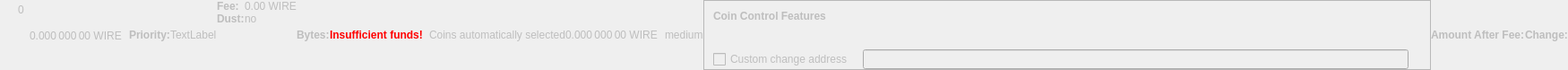
    <widget class="QWidget" name="dummyHideWidget" native="true">
     <property name="enabled">
      <bool>false</bool>
     </property>
     <property name="maximumSize">
      <size>
       <width>100</width>
       <height>22</height>
      </size>
     </property>
     <layout class="QHBoxLayout" name="dummyHideLayout">
      <property name="spacing">
       <number>0</number>
      </property>
      <property name="leftMargin">
       <number>0</number>
      </property>
      <property name="topMargin">
       <number>0</number>
      </property>
      <property name="rightMargin">
       <number>0</number>
      </property>
      <property name="bottomMargin">
       <number>0</number>
      </property>
      <item>
       <layout class="QFormLayout" name="formLayoutCoinControl1">
        <property name="horizontalSpacing">
         <number>10</number>
        </property>
        <property name="verticalSpacing">
         <number>14</number>
        </property>
        <property name="leftMargin">
         <number>10</number>
        </property>
        <property name="topMargin">
         <number>4</number>
        </property>
        <property name="rightMargin">
         <number>6</number>
        </property>
        <item row="0" column="1">
         <widget class="QLabel" name="labelCoinControlBytes">
          <property name="cursor">
           <cursorShape>IBeamCursor</cursorShape>
          </property>
          <property name="contextMenuPolicy">
           <enum>Qt::ActionsContextMenu</enum>
          </property>
          <property name="text">
           <string notr="true">0</string>
          </property>
          <property name="textInteractionFlags">
           <set>Qt::LinksAccessibleByMouse|Qt::TextSelectableByKeyboard|Qt::TextSelectableByMouse</set>
          </property>
         </widget>
        </item>
       </layout>
      </item>
      <item>
       <widget class="QLabel" name="labelCoinControlAfterFee">
        <property name="enabled">
         <bool>false</bool>
        </property>
        <property name="sizePolicy">
         <sizepolicy hsizetype="Fixed" vsizetype="Fixed">
          <horstretch>0</horstretch>
          <verstretch>0</verstretch>
         </sizepolicy>
        </property>
        <property name="minimumSize">
         <size>
          <width>111</width>
          <height>12</height>
         </size>
        </property>
        <property name="maximumSize">
         <size>
          <width>111</width>
          <height>12</height>
         </size>
        </property>
        <property name="cursor">
         <cursorShape>IBeamCursor</cursorShape>
        </property>
        <property name="contextMenuPolicy">
         <enum>Qt::ActionsContextMenu</enum>
        </property>
        <property name="text">
         <string notr="true">0.000 000 00 WIRE</string>
        </property>
        <property name="textInteractionFlags">
         <set>Qt::LinksAccessibleByMouse|Qt::TextSelectableByKeyboard|Qt::TextSelectableByMouse</set>
        </property>
       </widget>
      </item>
      <item>
       <widget class="QLabel" name="labelCoinControlPriorityText">
        <property name="enabled">
         <bool>false</bool>
        </property>
        <property name="font">
         <font>
          <weight>75</weight>
          <bold>true</bold>
         </font>
        </property>
        <property name="text">
         <string>Priority:</string>
        </property>
       </widget>
      </item>
      <item>
       <layout class="QHBoxLayout" name="horizontalLayout">
        <item>
         <widget class="QLabel" name="WarningLabel">
          <property name="text">
           <string>TextLabel</string>
          </property>
         </widget>
        </item>
       </layout>
      </item>
      <item>
       <layout class="QFormLayout" name="formLayoutCoinControl3">
        <property name="horizontalSpacing">
         <number>0</number>
        </property>
        <property name="verticalSpacing">
         <number>0</number>
        </property>
        <property name="leftMargin">
         <number>0</number>
        </property>
        <property name="topMargin">
         <number>0</number>
        </property>
        <property name="rightMargin">
         <number>0</number>
        </property>
        <item row="0" column="0">
         <widget class="QLabel" name="labelCoinControlFeeText">
          <property name="enabled">
           <bool>false</bool>
          </property>
          <property name="font">
           <font>
            <weight>75</weight>
            <bold>true</bold>
           </font>
          </property>
          <property name="text">
           <string>Fee:</string>
          </property>
          <property name="margin">
           <number>0</number>
          </property>
         </widget>
        </item>
        <item row="0" column="1">
         <widget class="QLabel" name="labelCoinControlFee">
          <property name="enabled">
           <bool>false</bool>
          </property>
          <property name="cursor">
           <cursorShape>IBeamCursor</cursorShape>
          </property>
          <property name="contextMenuPolicy">
           <enum>Qt::ActionsContextMenu</enum>
          </property>
          <property name="text">
           <string notr="true">0.00 WIRE</string>
          </property>
          <property name="textInteractionFlags">
           <set>Qt::LinksAccessibleByMouse|Qt::TextSelectableByKeyboard|Qt::TextSelectableByMouse</set>
          </property>
         </widget>
        </item>
        <item row="1" column="0">
         <widget class="QLabel" name="labelCoinControlLowOutputText">
          <property name="enabled">
           <bool>false</bool>
          </property>
          <property name="font">
           <font>
            <weight>75</weight>
            <bold>true</bold>
           </font>
          </property>
          <property name="text">
           <string>Dust:</string>
          </property>
         </widget>
        </item>
        <item row="1" column="1">
         <widget class="QLabel" name="labelCoinControlLowOutput">
          <property name="enabled">
           <bool>false</bool>
          </property>
          <property name="cursor">
           <cursorShape>IBeamCursor</cursorShape>
          </property>
          <property name="contextMenuPolicy">
           <enum>Qt::ActionsContextMenu</enum>
          </property>
          <property name="text">
           <string>no</string>
          </property>
          <property name="textInteractionFlags">
           <set>Qt::LinksAccessibleByMouse|Qt::TextSelectableByKeyboard|Qt::TextSelectableByMouse</set>
          </property>
         </widget>
        </item>
       </layout>
      </item>
      <item>
       <widget class="QLabel" name="labelCoinControlBytesText">
        <property name="enabled">
         <bool>false</bool>
        </property>
        <property name="font">
         <font>
          <weight>75</weight>
          <bold>true</bold>
         </font>
        </property>
        <property name="text">
         <string>Bytes:</string>
        </property>
       </widget>
      </item>
      <item>
       <layout class="QFormLayout" name="formLayoutCoinControl2">
        <property name="horizontalSpacing">
         <number>0</number>
        </property>
        <property name="verticalSpacing">
         <number>0</number>
        </property>
        <property name="leftMargin">
         <number>0</number>
        </property>
        <property name="topMargin">
         <number>0</number>
        </property>
        <property name="rightMargin">
         <number>0</number>
        </property>
       </layout>
      </item>
      <item>
       <layout class="QHBoxLayout" name="horizontalLayoutCoinControl2">
        <property name="spacing">
         <number>0</number>
        </property>
        <property name="bottomMargin">
         <number>0</number>
        </property>
       </layout>
      </item>
      <item>
       <widget class="QLabel" name="labelCoinControlInsuffFunds">
        <property name="enabled">
         <bool>false</bool>
        </property>
        <property name="minimumSize">
         <size>
          <width>0</width>
          <height>0</height>
         </size>
        </property>
        <property name="font">
         <font>
          <weight>75</weight>
          <bold>true</bold>
         </font>
        </property>
        <property name="styleSheet">
         <string notr="true">color:red;font-weight:bold;</string>
        </property>
        <property name="text">
         <string>Insufficient funds!</string>
        </property>
        <property name="margin">
         <number>5</number>
        </property>
       </widget>
      </item>
      <item>
       <layout class="QFormLayout" name="formLayoutCoinControl4">
        <property name="horizontalSpacing">
         <number>0</number>
        </property>
        <property name="verticalSpacing">
         <number>0</number>
        </property>
        <property name="leftMargin">
         <number>0</number>
        </property>
        <property name="topMargin">
         <number>0</number>
        </property>
        <property name="rightMargin">
         <number>0</number>
        </property>
       </layout>
      </item>
      <item>
       <widget class="QLabel" name="labelCoinControlChangeLabel">
        <property name="enabled">
         <bool>false</bool>
        </property>
        <property name="sizePolicy">
         <sizepolicy hsizetype="Preferred" vsizetype="Expanding">
          <horstretch>0</horstretch>
          <verstretch>0</verstretch>
         </sizepolicy>
        </property>
        <property name="minimumSize">
         <size>
          <width>0</width>
          <height>0</height>
         </size>
        </property>
        <property name="text">
         <string/>
        </property>
        <property name="margin">
         <number>3</number>
        </property>
       </widget>
      </item>
      <item>
       <widget class="QLabel" name="labelCoinControlAutomaticallySelected">
        <property name="enabled">
         <bool>false</bool>
        </property>
        <property name="sizePolicy">
         <sizepolicy hsizetype="Fixed" vsizetype="Fixed">
          <horstretch>0</horstretch>
          <verstretch>0</verstretch>
         </sizepolicy>
        </property>
        <property name="minimumSize">
         <size>
          <width>0</width>
          <height>0</height>
         </size>
        </property>
        <property name="maximumSize">
         <size>
          <width>240</width>
          <height>16777215</height>
         </size>
        </property>
        <property name="text">
         <string>Coins automatically selected</string>
        </property>
        <property name="margin">
         <number>5</number>
        </property>
       </widget>
      </item>
      <item>
       <widget class="QLabel" name="labelCoinControlChange">
        <property name="enabled">
         <bool>false</bool>
        </property>
        <property name="sizePolicy">
         <sizepolicy hsizetype="Fixed" vsizetype="Fixed">
          <horstretch>0</horstretch>
          <verstretch>0</verstretch>
         </sizepolicy>
        </property>
        <property name="minimumSize">
         <size>
          <width>111</width>
          <height>0</height>
         </size>
        </property>
        <property name="maximumSize">
         <size>
          <width>111</width>
          <height>16777215</height>
         </size>
        </property>
        <property name="cursor">
         <cursorShape>IBeamCursor</cursorShape>
        </property>
        <property name="contextMenuPolicy">
         <enum>Qt::ActionsContextMenu</enum>
        </property>
        <property name="text">
         <string notr="true">0.000 000 00 WIRE</string>
        </property>
        <property name="textInteractionFlags">
         <set>Qt::LinksAccessibleByMouse|Qt::TextSelectableByKeyboard|Qt::TextSelectableByMouse</set>
        </property>
       </widget>
      </item>
      <item>
       <widget class="QLabel" name="labelCoinControlPriority">
        <property name="enabled">
         <bool>false</bool>
        </property>
        <property name="cursor">
         <cursorShape>IBeamCursor</cursorShape>
        </property>
        <property name="contextMenuPolicy">
         <enum>Qt::ActionsContextMenu</enum>
        </property>
        <property name="text">
         <string>medium</string>
        </property>
        <property name="textInteractionFlags">
         <set>Qt::LinksAccessibleByMouse|Qt::TextSelectableByKeyboard|Qt::TextSelectableByMouse</set>
        </property>
       </widget>
      </item>
      <item>
       <widget class="QFrame" name="frameCoinControl">
        <property name="sizePolicy">
         <sizepolicy hsizetype="Expanding" vsizetype="Expanding">
          <horstretch>0</horstretch>
          <verstretch>0</verstretch>
         </sizepolicy>
        </property>
        <property name="maximumSize">
         <size>
          <width>16777215</width>
          <height>16777215</height>
         </size>
        </property>
        <property name="frameShape">
         <enum>QFrame::StyledPanel</enum>
        </property>
        <property name="frameShadow">
         <enum>QFrame::Sunken</enum>
        </property>
        <layout class="QVBoxLayout" name="verticalLayoutCoinControl2_2">
         <property name="spacing">
          <number>0</number>
         </property>
         <property name="leftMargin">
          <number>0</number>
         </property>
         <property name="topMargin">
          <number>0</number>
         </property>
         <property name="rightMargin">
          <number>0</number>
         </property>
         <property name="bottomMargin">
          <number>0</number>
         </property>
         <item>
          <layout class="QVBoxLayout" name="verticalLayoutCoinControl" stretch="0,0,0,1">
           <property name="spacing">
            <number>0</number>
           </property>
           <property name="leftMargin">
            <number>10</number>
           </property>
           <property name="topMargin">
            <number>10</number>
           </property>
           <item>
            <layout class="QHBoxLayout" name="horizontalLayoutCoinControl1">
             <property name="bottomMargin">
              <number>15</number>
             </property>
             <item>
              <widget class="QLabel" name="labelCoinControlFeatures">
               <property name="enabled">
                <bool>false</bool>
               </property>
               <property name="sizePolicy">
                <sizepolicy hsizetype="Preferred" vsizetype="Maximum">
                 <horstretch>0</horstretch>
                 <verstretch>0</verstretch>
                </sizepolicy>
               </property>
               <property name="font">
                <font>
                 <weight>75</weight>
                 <bold>true</bold>
                </font>
               </property>
               <property name="styleSheet">
                <string notr="true">font-weight:bold;</string>
               </property>
               <property name="text">
                <string>Coin Control Features</string>
               </property>
              </widget>
             </item>
            </layout>
           </item>
           <item>
            <widget class="QWidget" name="widgetCoinControl" native="true">
             <property name="sizePolicy">
              <sizepolicy hsizetype="Preferred" vsizetype="Preferred">
               <horstretch>0</horstretch>
               <verstretch>0</verstretch>
              </sizepolicy>
             </property>
             <property name="minimumSize">
              <size>
               <width>0</width>
               <height>0</height>
              </size>
             </property>
             <property name="styleSheet">
              <string notr="true"/>
             </property>
             <layout class="QHBoxLayout" name="horizontalLayoutCoinControl5_2">
              <property name="leftMargin">
               <number>0</number>
              </property>
              <property name="topMargin">
               <number>0</number>
              </property>
              <property name="rightMargin">
               <number>0</number>
              </property>
              <property name="bottomMargin">
               <number>0</number>
              </property>
              <item>
               <layout class="QHBoxLayout" name="horizontalLayoutCoinControl3">
                <property name="spacing">
                 <number>20</number>
                </property>
                <property name="topMargin">
                 <number>0</number>
                </property>
                <property name="bottomMargin">
                 <number>10</number>
                </property>
               </layout>
              </item>
             </layout>
            </widget>
           </item>
           <item>
            <layout class="QHBoxLayout" name="horizontalLayoutCoinControl4" stretch="0,0,0">
             <property name="spacing">
              <number>12</number>
             </property>
             <property name="sizeConstraint">
              <enum>QLayout::SetDefaultConstraint</enum>
             </property>
             <property name="topMargin">
              <number>5</number>
             </property>
             <property name="rightMargin">
              <number>5</number>
             </property>
             <item>
              <widget class="QCheckBox" name="checkBoxCoinControlChange">
               <property name="enabled">
                <bool>false</bool>
               </property>
               <property name="toolTip">
                <string>If this is activated, but the change address is empty or invalid, change will be sent to a newly generated address.</string>
               </property>
               <property name="text">
                <string>Custom change address</string>
               </property>
              </widget>
             </item>
             <item>
              <widget class="QValidatedLineEdit" name="lineEditCoinControlChange">
               <property name="enabled">
                <bool>false</bool>
               </property>
               <property name="sizePolicy">
                <sizepolicy hsizetype="Expanding" vsizetype="Fixed">
                 <horstretch>0</horstretch>
                 <verstretch>0</verstretch>
                </sizepolicy>
               </property>
              </widget>
             </item>
             <item>
              <widget class="QLabel" name="labelCoinControlChangeLabel_2">
               <property name="sizePolicy">
                <sizepolicy hsizetype="Preferred" vsizetype="Expanding">
                 <horstretch>0</horstretch>
                 <verstretch>0</verstretch>
                </sizepolicy>
               </property>
               <property name="minimumSize">
                <size>
                 <width>0</width>
                 <height>0</height>
                </size>
               </property>
               <property name="text">
                <string/>
               </property>
               <property name="margin">
                <number>3</number>
               </property>
              </widget>
             </item>
            </layout>
           </item>
           <item>
            <spacer name="verticalSpacerCoinControl">
             <property name="orientation">
              <enum>Qt::Vertical</enum>
             </property>
             <property name="sizeHint" stdset="0">
              <size>
               <width>800</width>
               <height>1</height>
              </size>
             </property>
            </spacer>
           </item>
          </layout>
         </item>
        </layout>
       </widget>
      </item>
      <item>
       <widget class="QLabel" name="labelCoinControlAfterFeeText">
        <property name="enabled">
         <bool>false</bool>
        </property>
        <property name="minimumSize">
         <size>
          <width>0</width>
          <height>0</height>
         </size>
        </property>
        <property name="maximumSize">
         <size>
          <width>16777215</width>
          <height>16777215</height>
         </size>
        </property>
        <property name="font">
         <font>
          <weight>75</weight>
          <bold>true</bold>
         </font>
        </property>
        <property name="text">
         <string>Amount After Fee:</string>
        </property>
        <property name="alignment">
         <set>Qt::AlignLeading|Qt::AlignLeft|Qt::AlignVCenter</set>
        </property>
        <property name="margin">
         <number>0</number>
        </property>
       </widget>
      </item>
      <item>
       <widget class="QLabel" name="labelCoinControlChangeText">
        <property name="enabled">
         <bool>false</bool>
        </property>
        <property name="sizePolicy">
         <sizepolicy hsizetype="Preferred" vsizetype="Preferred">
          <horstretch>0</horstretch>
          <verstretch>0</verstretch>
         </sizepolicy>
        </property>
        <property name="minimumSize">
         <size>
          <width>0</width>
          <height>0</height>
         </size>
        </property>
        <property name="maximumSize">
         <size>
          <width>16777215</width>
          <height>16777215</height>
         </size>
        </property>
        <property name="font">
         <font>
          <weight>75</weight>
          <bold>true</bold>
         </font>
        </property>
        <property name="text">
         <string>Change:</string>
        </property>
        <property name="alignment">
         <set>Qt::AlignLeading|Qt::AlignLeft|Qt::AlignVCenter</set>
        </property>
       </widget>
      </item>
     </layout>
    </widget>
